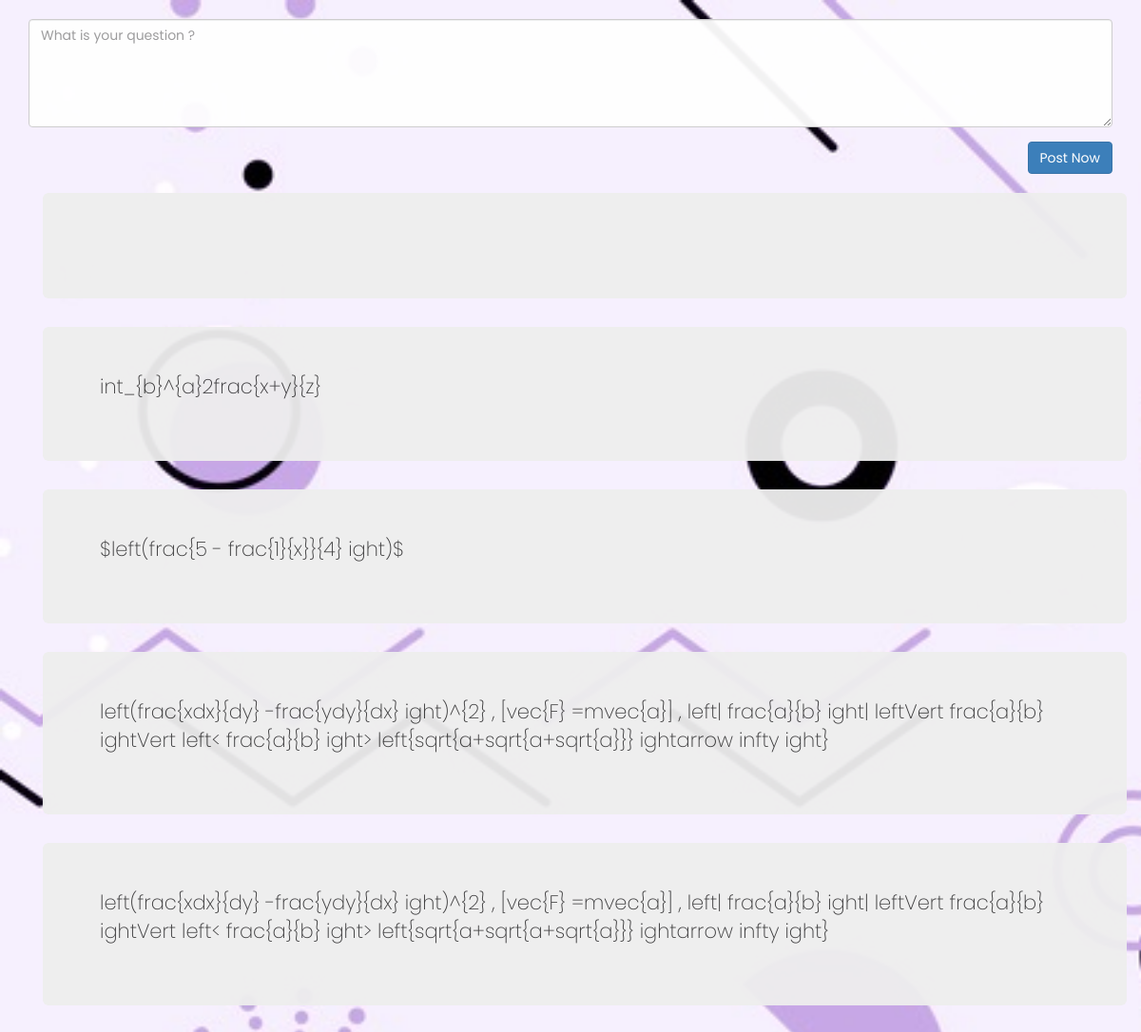
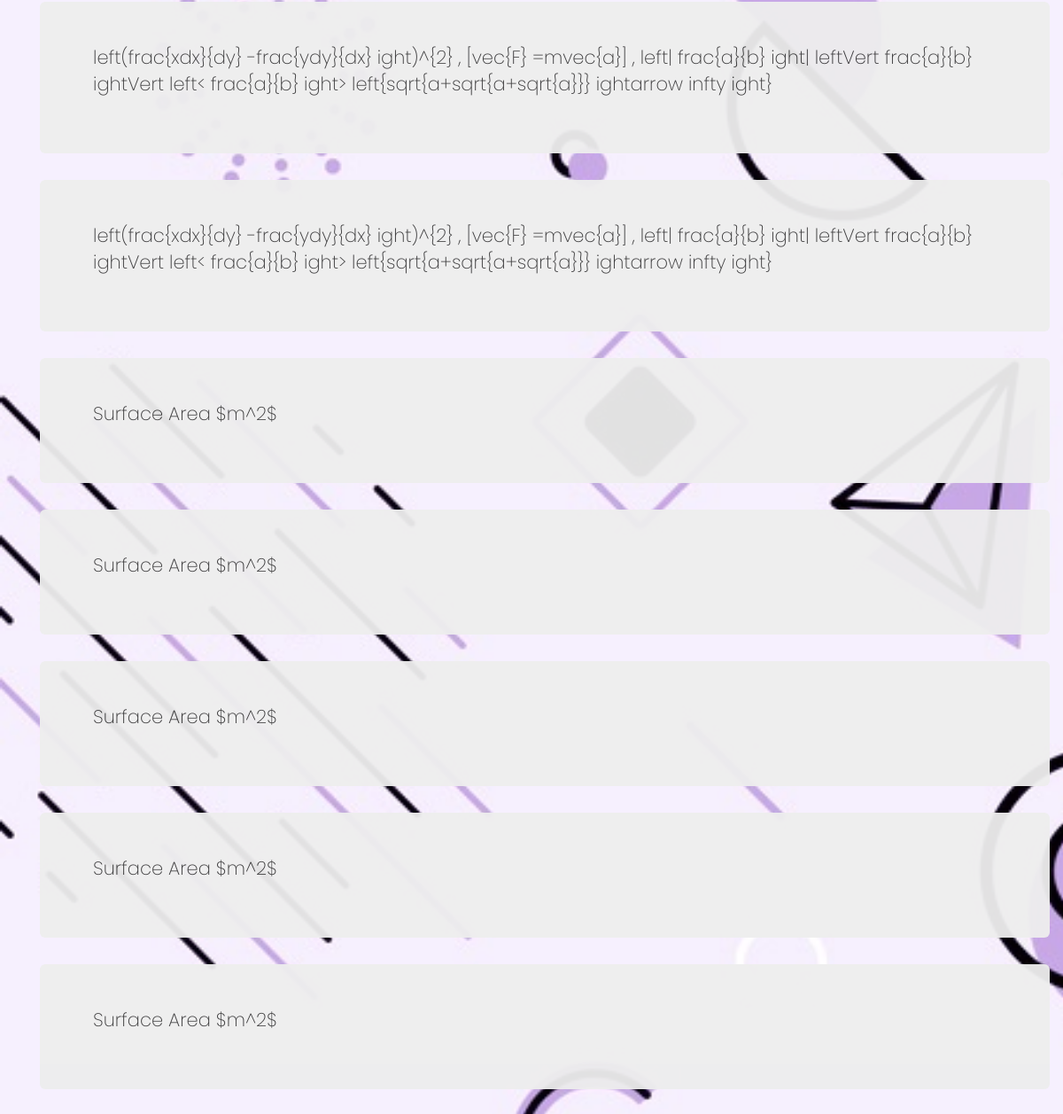
Screenshot of /try.php with the database file from the repository (2 pictures, top to bottom).
### tables this page shows
CREATE TABLE `latex` (
  `id` int(11) NOT NULL,
  `Content` varchar(600) NOT NULL
);

### try.php (the view, shortened to what this page needs)
<!DOCTYPE html>
<html>
    <head>
        <link href="https://maxcdn.bootstrapcdn.com/bootstrap/3.3.7/css/bootstrap.min.css" rel="stylesheet">
        <link href="css/style.css" rel="stylesheet" type="text/css"/>
    </head>
   </head>
   <body>
   <?php
   include 'config.php';
        ?>
      <div class="container">
            <form method="post" action="">
                <div class="form-group">
                    <textarea class="form-control" rows="5" id="latex" name="latex" placeholder="What is your question ?"></textarea>
                </div>
                <div class="text-right">
                    <input type="submit" class="btn btn-primary"value="Post Now">
                </div>
            </form><br>
			 <div class="container">
                <?php
                $my_query = $conn->query("SELECT * FROM latex");
                while ($data = $my_query->fetch_assoc()):
                    ?>
                    <div class="jumbotron">
                        <p><?php echo $data['Content']?></p>
                    </div>
                <?php endwhile; ?>
            </div>
        </div>
   </body>
</html>

### config.php (shortened to what this page needs)
<html>
<body>
</html>

### style.css (style rules this page uses)
* { margin: 0; padding: 0; user-select: none; box-sizing: border-box; font-family: 'Poppins', sans-serif; }
body { box-sizing: border-box; background-repeat:no-repeat; background-image: url("e.jpg"); background-size:cover; opacity:0.95; font-family: "Lato", sans-serif; }
p { font-size: 13px; font-weight: 500; }

### rows the page displays
latex: Content "int_{b}^{a}2frac{x+y}{z}"
latex: Content "$left(frac{5 - frac{1}{x}}{4} ight)$"
latex: Content "left(frac{xdx}{dy} -frac{ydy}{dx} ight)^{2} , [vec{F} =mvec{a}] , left| frac{a}{b} ight| leftVert frac{a}{b} ightVert left< frac{a}{b} ight> left{sqrt{a+sqrt{a+sqrt{a}}} ightarrow infty ight}"
latex: Content "left(frac{xdx}{dy} -frac{ydy}{dx} ight)^{2} , [vec{F} =mvec{a}] , left| frac{a}{b} ight| leftVert frac{a}{b} ightVert left< frac{a}{b} ight> left{sqrt{a+sqrt{a+sqrt{a}}} ightarrow infty ight}"
latex: Content "left(frac{xdx}{dy} -frac{ydy}{dx} ight)^{2} , [vec{F} =mvec{a}] , left| frac{a}{b} ight| leftVert frac{a}{b} ightVert left< frac{a}{b} ight> left{sqrt{a+sqrt{a+sqrt{a}}} ightarrow infty ight}"
latex: Content "left(frac{xdx}{dy} -frac{ydy}{dx} ight)^{2} , [vec{F} =mvec{a}] , left| frac{a}{b} ight| leftVert frac{a}{b} ightVert left< frac{a}{b} ight> left{sqrt{a+sqrt{a+sqrt{a}}} ightarrow infty ight}"
latex: Content "Surface Area $m^2$"
latex: Content "Surface Area $m^2$"
latex: Content "Surface Area $m^2$"
latex: Content "Surface Area $m^2$"
latex: Content "Surface Area $m^2$"
